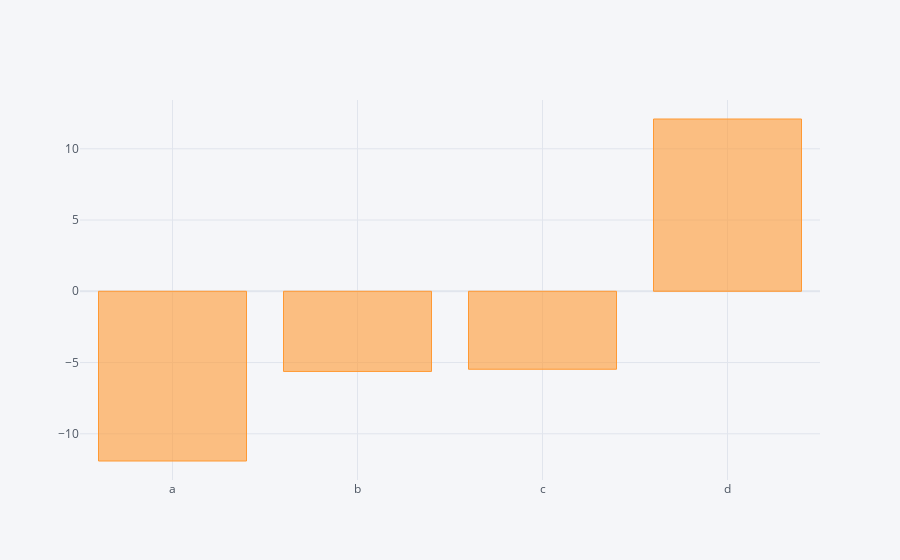

Notebook cell for this chart:
### Code cell
dataframe.sum().iplot(kind="bar")

### Figure 1 — Plotly figure (JSON) as saved in the notebook; plotly's stock layout.template omitted (floating-point values rounded to 4 significant figures)
{"data": [{"marker": {"color": "rgba(255, 153, 51, 0.6)", "line": {"color": "rgba(255, 153, 51, 1.0)", "width": 1}}, "name": "None", "orientation": "v", "text": "", "type": "bar", "x": ["a", "b", "c", "d"], "y": [-11.91, -5.626, -5.471, 12.09]}], "layout": {"autosize": true, "legend": {"bgcolor": "#F5F6F9", "font": {"color": "#4D5663"}}, "paper_bgcolor": "#F5F6F9", "plot_bgcolor": "#F5F6F9", "title": {"font": {"color": "#4D5663"}}, "xaxis": {"autorange": true, "gridcolor": "#E1E5ED", "range": [-0.5, 3.5], "showgrid": true, "tickfont": {"color": "#4D5663"}, "title": {"font": {"color": "#4D5663"}, "text": ""}, "type": "category", "zerolinecolor": "#E1E5ED"}, "yaxis": {"autorange": true, "gridcolor": "#E1E5ED", "range": [-13.24, 13.42], "showgrid": true, "tickfont": {"color": "#4D5663"}, "title": {"font": {"color": "#4D5663"}, "text": ""}, "type": "linear", "zerolinecolor": "#E1E5ED"}}}
